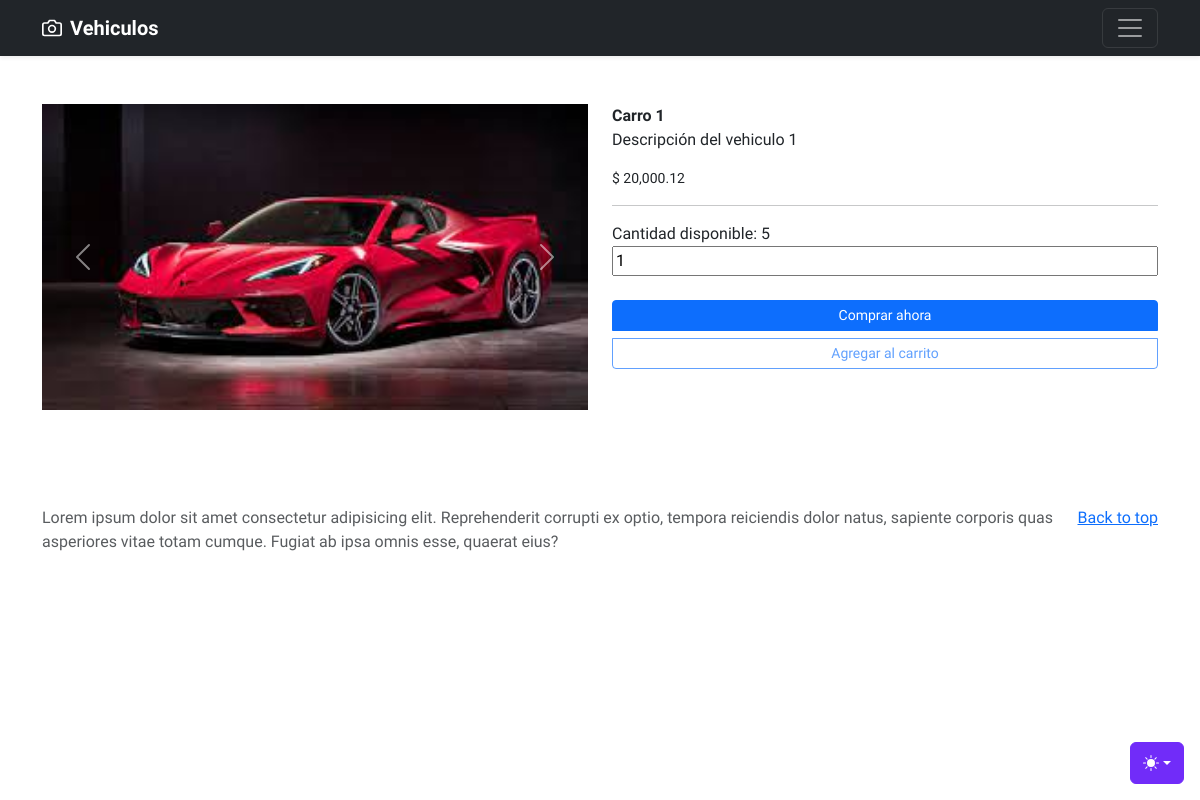
Page /galeria-imagenes/car_info.php?id=1 on the committed database.
### tables this page shows
CREATE TABLE cars (
    id INT AUTO_INCREMENT PRIMARY KEY,
    name VARCHAR(255) NOT NULL,
    description TEXT NOT NULL,
    price DECIMAL(12, 2) NOT NULL,
    file_name VARCHAR(255) NOT NULL,
    discount TINYINT DEFAULT(0),
    amount INT NOT NULL
);

### galeria-imagenes/car_info.php (the view, shortened to what this page needs)
<?php
include "layouts/header.php";
include_once "php/connect.php";
if ($_SERVER['REQUEST_METHOD'] === 'GET') {
	$id = $_GET["id"];
	$statement = "SELECT * FROM cars WHERE id = $id";
	$result = mysqli_query($connection, $statement);
	$car = mysqli_fetch_assoc($result);
}
?>
<main>
	<div class="container py-5">
		<div class="row">
			<div class="col-md-6 order-md-1">
				<div id="carouselImages" class="carousel slide" data-bs-ride="carousel">
					<div class="carousel-inner">
						<div class="carousel-item active">
							<img src="img/cars/<?php echo $car['file_name'] ?>" class="d-block w-100">
						</div>
					</div>
					<button class="carousel-control-prev" type="button" data-bs-target="#carouselImages" data-bs-slide="prev">
						<span class="carousel-control-prev-icon" aria-hidden="true"></span>
					</button>
					<button class="carousel-control-next" type="button" data-bs-target="#carouselImages" data-bs-slide="next">
						<span class="carousel-control-next-icon" aria-hidden="true"></span>
					</button>
				</div>
			</div>
			<div class="col-md-6 order-md-2">
				<div class="card-body">
					<strong class="card-text"><?php echo $car['name'] ?></strong>
					<p class="card-text"><?php echo $car['description'] ?></p>
					<div class="d-flex flex-column justify-content-between">
						<div class="d-flex flex-column">
							<?php if ($car["discount"] > 0) { ?>
								<small style="text-decoration: line-through">$ <?php echo number_format($car['price'], 2) ?></small>
								<div class="d-flex flex-row justify-content-between align-items-center">
									<small class="card-text">$ <?php echo number_format($car['price'] - ($car['price'] * ($car["discount"] / 100)), 2) ?>
										<small class="text-success"><?php echo $car["discount"] ?>% OFF</small>
									</small>
								</div>
							<?php } else { ?>
								<small class="card-text">$ <?php echo number_format($car['price'], 2) ?></small>
							<?php } ?>
						</div>
						<hr>
						<form action="./car_info.php" method="post">
							<div class="form-group">
								<label for="amount">Cantidad disponible: <?php echo $car["amount"] ?></label>
								<br>
								<input id="amount" class="w-100" type="number" name="amount" value="1" min="1" max="<?php echo $car["amount"] ?>" onkeydown="return false">
							</div>
							<div class="form-group">
								<div class="btn-group-vertical w-100 py-3" role="group">
									<input type="submit" class="btn btn-sm btn-primary my-2" value="Comprar ahora" />
									<button type="button" class="btn btn-sm btn-outline-primary" disabled>Agregar al carrito</button>
								</div>
							</div>
						</form>
					</div>
				</div>
			</div>
		</div>
	</div>
</main>
<?php include "layouts/footer.php"; ?>

### galeria-imagenes/layouts/header.php (shortened to what this page needs)
<!DOCTYPE html>
<html lang="en" data-bs-theme="light">
<head>
    <link rel="stylesheet" href="./css/css@3">
    <link href="./css/bootstrap.min.css" rel="stylesheet">
</head>
<body>
    <div class="dropdown position-fixed bottom-0 end-0 mb-3 me-3 bd-mode-toggle">
        <button class="btn btn-bd-primary py-2 dropdown-toggle d-flex align-items-center" id="bd-theme" type="button" aria-expanded="false" data-bs-toggle="dropdown" aria-label="Toggle theme (light)">
            <svg class="bi my-1 theme-icon-active" width="1em" height="1em">
                <use href="#sun-fill"></use>
            </svg>
        </button>
    </div>
    <header data-bs-theme="dark" id="header">
        <div class="navbar navbar-dark bg-dark shadow-sm">
            <div class="container">
                <a href="index.php" class="navbar-brand d-flex align-items-center">
                    <strong>Vehiculos</strong>
                </a>
                <button class="navbar-toggler" type="button" data-bs-toggle="collapse" data-bs-target="#navbarHeader" aria-controls="navbarHeader" aria-expanded="false" aria-label="Toggle navigation">
                    <span class="navbar-toggler-icon"></span>
                </button>
            </div>
        </div>
    </header>

### galeria-imagenes/layouts/footer.php (shortened to what this page needs)
<footer class="text-body-secondary py-5">
    <div class="container">
        <p class="float-end mb-1">
            <a href="#header">Back to top</a>
        </p>
        <p class="mb-1">Lorem ipsum dolor sit amet consectetur adipisicing elit. Reprehenderit corrupti ex optio, tempora reiciendis dolor natus, sapiente corporis quas asperiores vitae totam cumque. Fugiat ab ipsa omnis esse, quaerat eius?</p>
    </div>
</footer>
</body>
</html>

### galeria-imagenes/layouts/header.php (style rules this page uses)
* { box-sizing: border-box; font-family: 'Krub', sans-serif; }
.bi { vertical-align: -.125em; fill: currentColor; }
.btn-bd-primary { --bd-violet-bg: #712cf9; --bd-violet-rgb: 112.520718, 44.062154, 249.437846; --bs-btn-font-weight: 600; --bs-btn-color: var(--bs-white); --bs-btn-bg: var(--bd-violet-bg); --bs-btn-border-color: var(--bd-violet-bg); --bs-btn-hover-color: var(--bs-white); --bs-btn-hover-bg: #6528e0; --bs-btn-hover-border-color: #6528e0; --bs-btn-focus-shadow-rgb: var(--bd-violet-rgb); --bs-btn-active-color: var(--bs-btn-hover-color); --bs-btn-active-bg: #5a23c8; --bs-btn-active-border-color: #5a23c8; }
.bd-mode-toggle { z-index: 1500; }

### rows in the picture
cars: file_name (picture), name "Carro 1", description "Descripción del vehiculo 1", price "20,000.12", amount "5"
